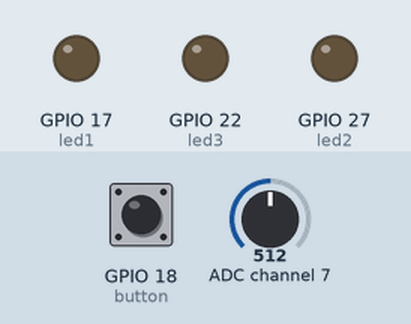
Simulated run of this program. Board: Raspberry Pi (BCM pin numbers). On the bench: output pins drawn as LEDs (lit = HIGH). Dashed ring = blinking. Inputs (shaded band) come from the test bench; at power-on: GPIO 18 (button) HIGH, ADC channel 7 = 512 (analog values on the 0–1023 scale). Random numbers come from a fixed seed; threads take turns every 2 ms; what the program prints to the terminal is not drawn.

Above: at 1.2 s.
1.3 s: GPIO 18 (button) pulled LOW for 3.2 s
At 2.1 s:
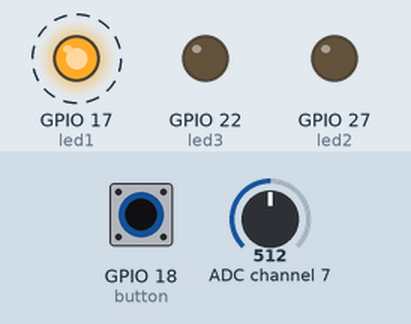
At 3.1 s:
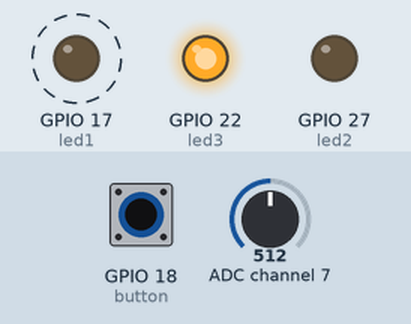
Timing chart, 0 to 6.8 s (numbered marks = the images above; inputs shaded):
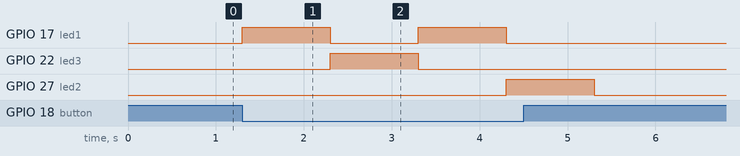

Measured:
- after the input at 1.3 s, GPIO 17 (led1): alternates HIGH for 1.0 s and LOW for 1.0 s, 4 changes in all, then stays LOW, starting at once; GPIO 22 (led3): LOW → HIGH after 1.0 s, → LOW 1.0 s later; GPIO 27 (led2): LOW → HIGH after 3.0 s, → LOW 1.0 s later

The program:

rgbled.py
```python
#!/usr/bin/python3
#http://stupidpythonideas.blogspot.com/2013/10/why-your-gui-app-freezes.html
from gpiozero import RGBLED,Button, LED, MCP3008
from time import sleep
from signal import pause
from random import randint,choice
from threading import Timer

# global x_led

def user_press(x_leds):
    # r = randint(0,100) / 100;
    # g = randint(0,100) / 100;
    # b = randint(0,100) / 100;
    # print("R={},G={},B={}".format(r,g,b));
    # led.color = (r, g, b);
    # global x_led
    x_led=choice(x_leds)
    print(x_led)
    x_led.on()
    sleep(1)
    return x_led


def user_release(y_led):
    # global x_led
    y_led.off()

def system_repeat():
    mValue = m1.value
    print('可變電阻值',mValue)
    # led.color = (0,0,mValue)
    Timer(0.1,system_repeat).start()


if __name__ == '__main__':
    # global x_led
    button = Button(18);
    #led = RGBLED(red=17, green=27, blue=22);

    led1=LED(17)
    led2=LED(27)
    led3=LED(22)
    leds = [led1,led2,led3]
    m1 = MCP3008(7)
    system_repeat()
    # print(m1)
    # button.when_pressed = user_press(leds)  ## 註冊一個 func到 button物件. 當按下按鈕執行 user_press()
    # button.when_released = user_release()
    while True:
        if button.is_pressed:
            whichled = user_press(leds)
            user_release(whichled)
        else:
            continue
    # pause();
```
